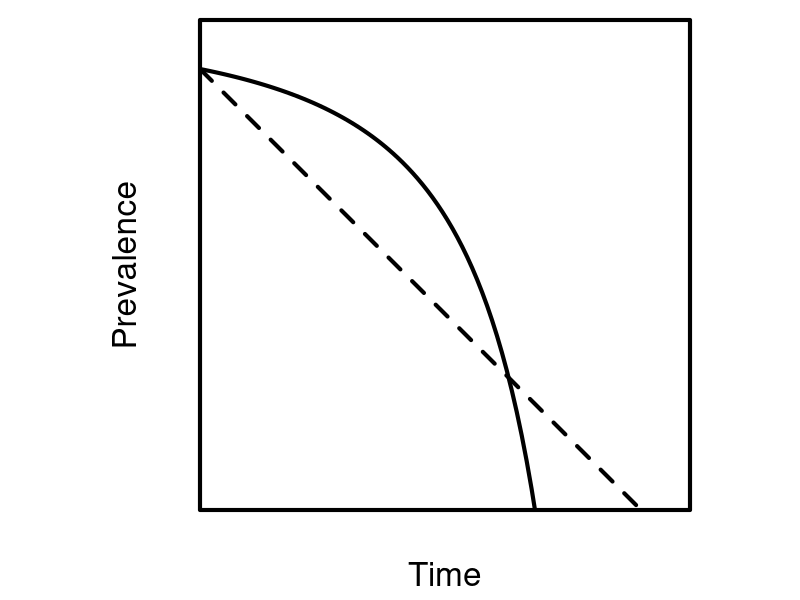

Source code (R):
#### 
# title: Metapopulation effect conceptual figure
# author: Victor Cameron
# date: 26/05/2021
####

# Save plot in file
png('../manuscript/img/concept_metapopEffect.png', width = 150, height = 150, units='mm', res = 700)

# Set graphic parameters
par(pty = "s",par(pty = "s", mar=c(4.5,4.5,1,0)))
lwd <- 4

# Define params
E <- seq(0,1,le=100) # climatic suitability
c <- 1-E # Colonization rate
e <- 0.1/c # Extinction rate

# Plot
plot(x=E, y=1-e/c, ylim=c(0,1), type='l',
     lwd=lwd, yaxs="i", xaxs="i",
     yaxt='n', xaxt='n',
     cex.lab=2, cex.axis=1.5,
     ylab=expression(Prevalence), xlab='Time')
lines(y=1-E-0.1, x=E, lwd=lwd, lty=2)

# Box to frame the plot
box(lwd=lwd) 

# Close file
dev.off()

